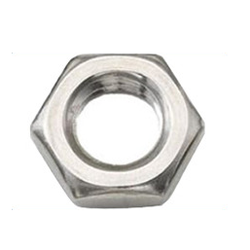
#> input picture examples/data/nuts_bolts_v1/nut.png, 250 x 250 px
$ jupyter execute --allow-errors 5.nuts_n_bolts_cv.ipynb
#> lines starting #> are read from the running program, lines starting #| are printed output that depends on the picture; after the words box and inside, x2 and y2 are one past the last pixel; in counts of white or black regions, pixels touching at a corner belong together
# Classification using Basic Image Processing

We will perform the classification of Nuts and Bolts using basic image processing and an "IF"
This is to get you familiar with the Basic image processing functions using Scikit-Image
Before you work on the data / image, you may have to pre-process them to get uniformity and better performance

These are stages in this Classification process
* Pre-processing & Binarizing
* Contour Detection
* Feature extraction
* Thresholding (classifying)

### Pre-processing

[cell 1]
# Import necessary modules
from skimage import io, color
import numpy as np
import matplotlib.pyplot as plt

[cell 2]
# Read the image and Convert it to Grayscale
image = io.imread('../data/nuts_bolts_v1/nut.png')
#> image is the input picture: shape (250, 250, 4); mean R, G, B, A 236, 235.2, 233.7, 255
gray_img = (color.rgb2gray(image) * 255).astype(np.uint8)

[cell 3]
plt.imshow(gray_img, 'gray')
plt.show()

### Binarizing and Cleaning

[cell 4]
# Binarize the image using Adaptive thresholding
from skimage.filters import threshold_otsu
thresh = threshold_otsu(gray_img)
#> thresh = 196
bin_img = gray_img < 250
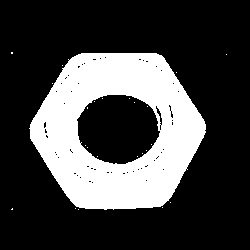
#> bin_img: shape (250, 250) bool; 26.5% white; 24 white regions (23 under 20 px), largest, box (x1, y1, x2, y2) and area: (29, 53, 206, 210) 16526

[cell 5]
plt.imshow(bin_img, 'gray')
plt.show()

[cell 6]
# Close the holes by Morphological operations (Erosion and Dilation)
from skimage.morphology import binary_erosion, binary_opening, binary_dilation
smooth_bin_img = binary_erosion(bin_img)
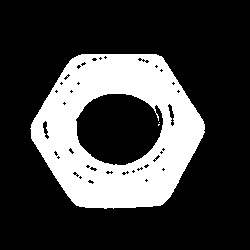
#> smooth_bin_img: shape (250, 250) bool; 24.8% white; 3 white regions (2 under 20 px), largest, box (x1, y1, x2, y2) and area: (30, 54, 205, 209) 15477
smooth_bin_img = binary_dilation(smooth_bin_img)
#> smooth_bin_img: shape (250, 250) bool; 26.4% white; 1 white region, box (x1, y1, x2, y2) and area: (29, 53, 206, 210) 16511
smooth_bin_img = binary_dilation(smooth_bin_img)
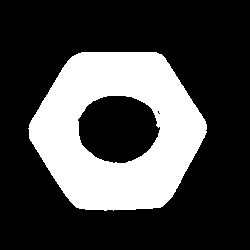
#> smooth_bin_img: shape (250, 250) bool; 27.8% white; 1 white region, box (x1, y1, x2, y2) and area: (28, 52, 207, 211) 17346
smooth_bin_img = binary_dilation(smooth_bin_img)
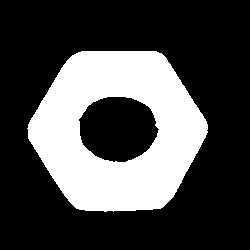
#> smooth_bin_img: shape (250, 250) bool; 28.9% white; 1 white region, box (x1, y1, x2, y2) and area: (27, 51, 208, 212) 18041
#smooth_bin_img = binary_closing(smooth_bin_img)

[cell 7]
plt.imshow(smooth_bin_img, 'gray')
plt.show()

### Contour Detection

[cell 8]
# Find all the contours from the binary image
from skimage.measure import find_contours
contours = find_contours(smooth_bin_img, 0.8)
#> contours = 2 point arrays, longest 689 points

[cell 9]
# Display the image and plot all contours found
fig, ax = plt.subplots()
ax.imshow(smooth_bin_img, interpolation='nearest', cmap=plt.cm.gray)

for n, contour in enumerate(contours):
    ax.plot(contour[:, 1], contour[:, 0], linewidth=2)
#> this loop made 2 passes

ax.axis('image')
ax.set_xticks([])
ax.set_yticks([])
plt.show()
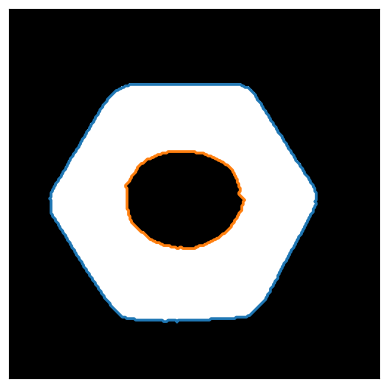
#> figure drawn by matplotlib, 1 panel

[cell 10]
print(len(contours))
#| 2

$ run again, with examples/data/nuts_bolts_v1/bolt.png copied over examples/data/nuts_bolts_v1/nut.png
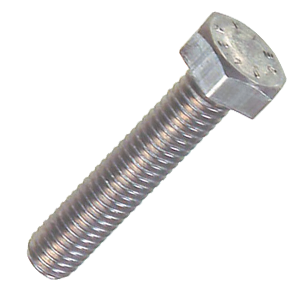
#> input picture examples/data/nuts_bolts_v1/bolt.png, 300 x 300 px
#> image is the input picture: shape (300, 300, 4); mean R, G, B, A 199, 200.5, 196.2, 59.3
#> `gray_img = (color.rgb2gray(image) * 255).astype(np.uint8)`:
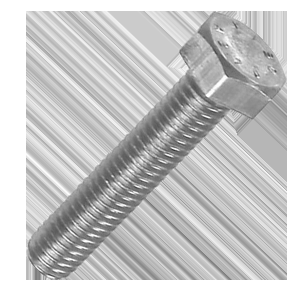
#> gray_img: shape (300, 300); min 49, max 255, mean 199.5
#> thresh = 196
#> bin_img: shape (300, 300) bool; 77.8% white; 49 black regions (47 under 20 px), largest, box (x1, y1, x2, y2) and area: (0, 0, 300, 300) 19839, (214, 76, 227, 89) 32
#> contours = 1 point arrays, longest 1083 points
#> the loop `for n, contour in enumerate(contours):` made 1 pass
#> `plt.show()`:
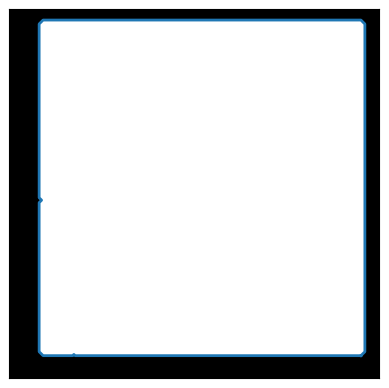
#> figure drawn by matplotlib, 1 panel
#| 1

$ run again, with examples/data/nuts_bolts_v1/bolt.jpg saved as examples/data/nuts_bolts_v1/nut.png
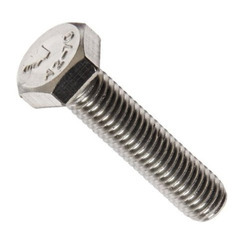
#> input picture examples/data/nuts_bolts_v1/bolt.jpg, 250 x 250 px
#> image is the input picture: shape (250, 250, 3); mean R, G, B 228.7, 227.4, 226
#> thresh = 171
#> `bin_img = gray_img < 250`:
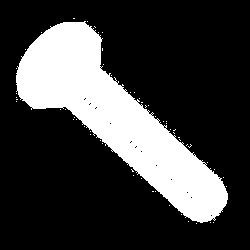
#> bin_img: shape (250, 250) bool; 24.1% white; 58 white regions (57 under 20 px), largest, box (x1, y1, x2, y2) and area: (16, 21, 228, 223) 14980
#> contours = 1 point arrays, longest 859 points
#> the loop `for n, contour in enumerate(contours):` made 1 pass
#> `plt.show()`:
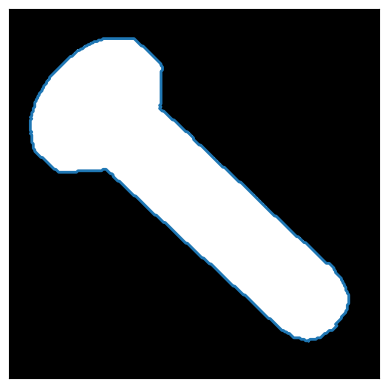
#> figure drawn by matplotlib, 1 panel
#| 1
